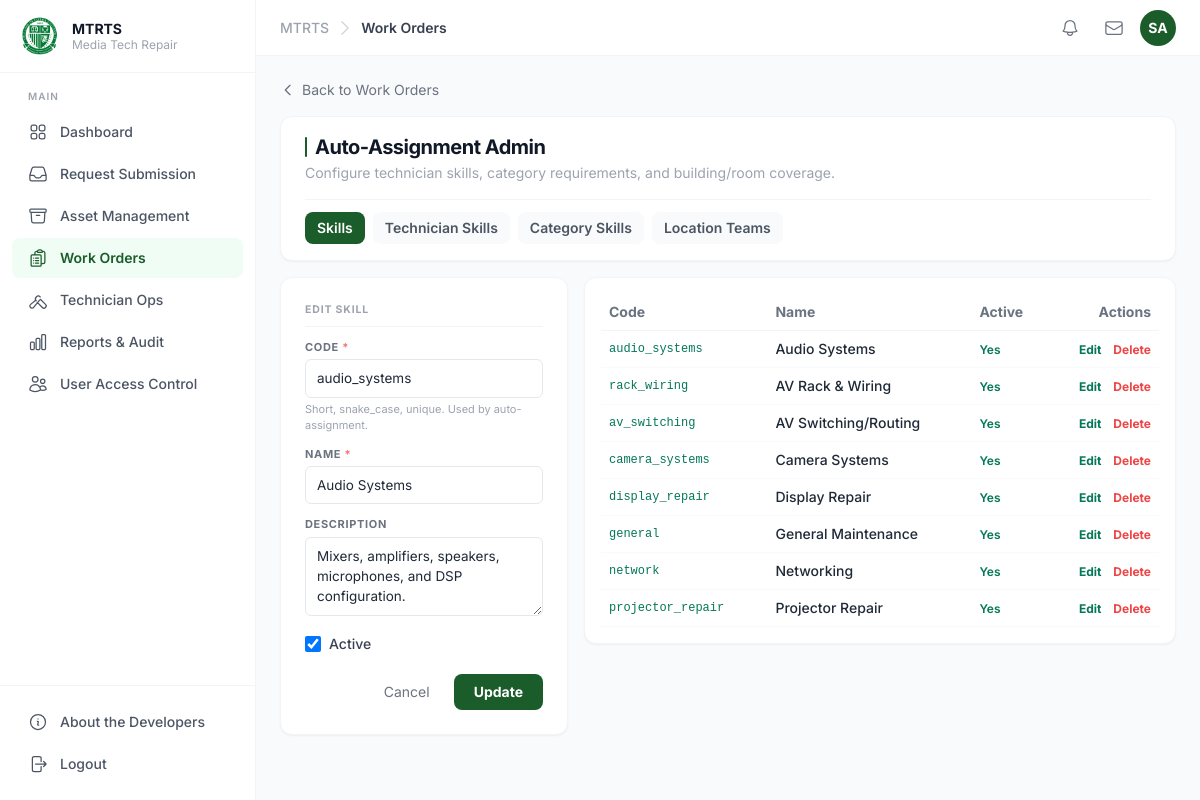
The page /modules/workorders/admin/skills.php?edit=2 (signed in) on the database its author committed.
### tables this page shows
CREATE TABLE skills (
  skill_id    INT          PRIMARY KEY AUTO_INCREMENT,
  skill_code  VARCHAR(64)  NOT NULL UNIQUE,
  skill_name  VARCHAR(120) NOT NULL,
  description TEXT         NULL,
  is_active   TINYINT(1)   NOT NULL DEFAULT 1,
  created_at  DATETIME     NOT NULL DEFAULT CURRENT_TIMESTAMP
);

### modules/workorders/admin/functions.php (called while the page is built, shortened)
<?php
function get_all_skills(PDO $pdo, bool $active_only = true): array {
    $sql = "SELECT skill_id, skill_code, skill_name, description, is_active
            FROM skills"
         . ($active_only ? " WHERE is_active = 1" : "")
         . " ORDER BY skill_name";
    return $pdo->query($sql)->fetchAll(PDO::FETCH_ASSOC);
}
function get_skill_by_id(PDO $pdo, int $id): array|false {
    $s = $pdo->prepare("SELECT * FROM skills WHERE skill_id = ?");
    $s->execute([$id]);
    return $s->fetch(PDO::FETCH_ASSOC);
}

### modules/workorders/admin/skills.php (the view, shortened to what this page needs)
<?php
require_once __DIR__ . '/../../../config/guard.php';
$edit_id = (int)($_GET['edit'] ?? 0);
$editing = $edit_id ? get_skill_by_id($pdo, $edit_id) : null;
$skills  = get_all_skills($pdo, false);
?>
<?php require __DIR__ . '/_nav.php'; ?>
<div class="grid grid-cols-1 lg:grid-cols-3 gap-4">
  <div class="lg:col-span-1">
    <div class="bg-white rounded-xl shadow-sm border border-gray-100 p-6">
      <div class="sdiv mb-4" style="padding-top:0"><?= $editing ? 'Edit Skill' : 'New Skill' ?></div>
      <form method="POST" action="save.php" class="space-y-3">
        <div>
          <label class="flbl">Code <span class="text-red-400">*</span></label>
          <input type="text" name="skill_code" class="fin" required maxlength="64"
                 placeholder="projector_repair"
                 value="<?= htmlspecialchars($editing['skill_code'] ?? '') ?>">
          <p class="fhint">Short, snake_case, unique. Used by auto-assignment.</p>
        </div>
        <div>
          <label class="flbl">Name <span class="text-red-400">*</span></label>
          <input type="text" name="skill_name" class="fin" required maxlength="120"
                 value="<?= htmlspecialchars($editing['skill_name'] ?? '') ?>">
        </div>
        <div>
          <label class="flbl">Description</label>
          <textarea name="description" rows="3" class="fin"><?= htmlspecialchars($editing['description'] ?? '') ?></textarea>
        </div>
        <div class="flex items-center gap-2">
          <input type="checkbox" name="is_active" value="1" id="sk-active" class="w-4 h-4 rounded border-gray-300 text-olfu-green"
                 <?= (!$editing || (int)$editing['is_active'] === 1) ? 'checked' : '' ?>>
          <label for="sk-active" class="text-sm text-gray-700 font-medium">Active</label>
        </div>
        <div class="flex items-center justify-end gap-2 pt-2">
          <?php if ($editing): ?>
            <a href="skills.php" class="text-sm text-gray-500 hover:text-gray-800 px-4 py-2 rounded-lg">Cancel</a>
          <?php endif; ?>
          <button type="submit" class="bg-olfu-green text-white text-sm font-bold px-5 py-2 rounded-lg hover:bg-olfu-green-md">
            <?= $editing ? 'Update' : 'Create' ?>
          </button>
        </div>
      </form>
    </div>
  </div>
  <div class="lg:col-span-2">
    <div class="bg-white rounded-xl shadow-sm border border-gray-100 p-4">
      <table class="w-full text-sm">
        <thead>
          <tr class="text-left text-gray-500 border-b border-gray-100">
            <th class="py-2 px-2">Code</th>
            <th class="py-2 px-2">Name</th>
            <th class="py-2 px-2">Active</th>
            <th class="py-2 px-2 text-right">Actions</th>
          </tr>
        </thead>
        <tbody>
        <?php if (!$skills): ?>
          <tr><td colspan="4" class="text-center py-6 text-gray-400">No skills defined yet.</td></tr>
        <?php else: foreach ($skills as $s): ?>
          <tr class="border-b border-gray-50 hover:bg-gray-50">
            <td class="py-2 px-2 font-mono text-xs text-emerald-700"><?= htmlspecialchars($s['skill_code']) ?></td>
            <td class="py-2 px-2 font-medium text-gray-800"><?= htmlspecialchars($s['skill_name']) ?></td>
            <td class="py-2 px-2"><?= (int)$s['is_active'] ? '<span class="text-emerald-700 text-xs font-semibold">Yes</span>' : '<span class="text-gray-400 text-xs">No</span>' ?></td>
            <td class="py-2 px-2 text-right">
              <a href="skills.php?edit=<?= (int)$s['skill_id'] ?>" class="text-xs font-bold text-emerald-700 hover:underline mr-2">Edit</a>
              <form method="POST" action="save.php" class="inline" onsubmit="return confirm('Delete this skill? Existing technician and category links will be removed.');">
                <button type="submit" class="text-xs font-bold text-red-500 hover:underline">Delete</button>
              </form>
            </td>
          </tr>
        <?php endforeach; endif; ?>
        </tbody>
      </table>
    </div>
  </div>
</div>
<?php require_once __DIR__ . '/../../../includes/footer.php'; ?>

### public/assets/css/typography.css (style rules this page uses)
*, *::before, *::after { font-family: 'Inter', ui-sans-serif, system-ui, -apple-system, sans-serif; }

### modules/workorders/_styles.php (style rules this page uses)
.sdiv { font-size:10.5px;font-weight:700;text-transform:uppercase;letter-spacing:.08em;color:#9ca3af; padding:14px 0 8px;border-bottom:1px solid #f3f4f6;margin-bottom:12px; }
.flbl { font-size:11px;font-weight:700;text-transform:uppercase;letter-spacing:.06em;color:#6b7280;display:block;margin-bottom:4px; }
.fin { width:100%;padding:8px 11px;border:1.5px solid #e5e7eb;border-radius:6px;font-size:13.5px;font-family:inherit;color:#1f2937;outline:none;transition:border .15s,box-shadow .15s;background:#fff; }
.fhint { font-size:11px;color:#9ca3af;margin-top:3px; }

### rows shown on the page
skills: skill_code "audio_systems", skill_name "Audio Systems", description "Mixers, amplifiers, speakers, microphones, and DSP configuration.", is_active "☑", shows "Yes"
skills: skill_code "rack_wiring", skill_name "AV Rack & Wiring", is_active "Yes"
skills: skill_code "av_switching", skill_name "AV Switching/Routing", is_active "Yes"
skills: skill_code "camera_systems", skill_name "Camera Systems", is_active "Yes"
skills: skill_code "display_repair", skill_name "Display Repair", is_active "Yes"
skills: skill_code "general", skill_name "General Maintenance", is_active "Yes"
skills: skill_code "network", skill_name "Networking", is_active "Yes"
skills: skill_code "projector_repair", skill_name "Projector Repair", is_active "Yes"

### other values the page prints
$label "Request Submission"
$label "Asset Management"
$label "Work Orders"
$label "Technician Ops"
$label "Reports & Audit"
$label "User Access Control"
$page_title "Work Orders"
$initials "SA"
$t['label'] "Skills"
$t['label'] "Technician Skills"
$t['label'] "Category Skills"
$t['label'] "Location Teams"
